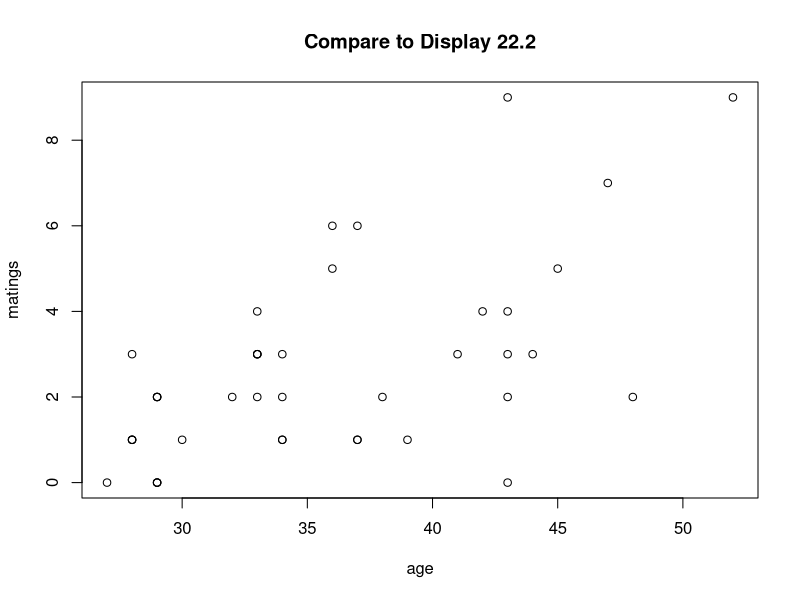
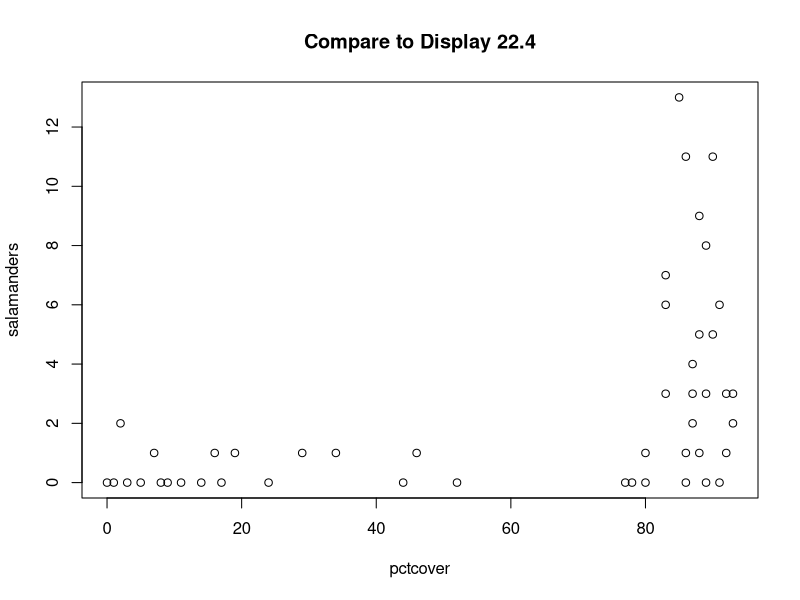
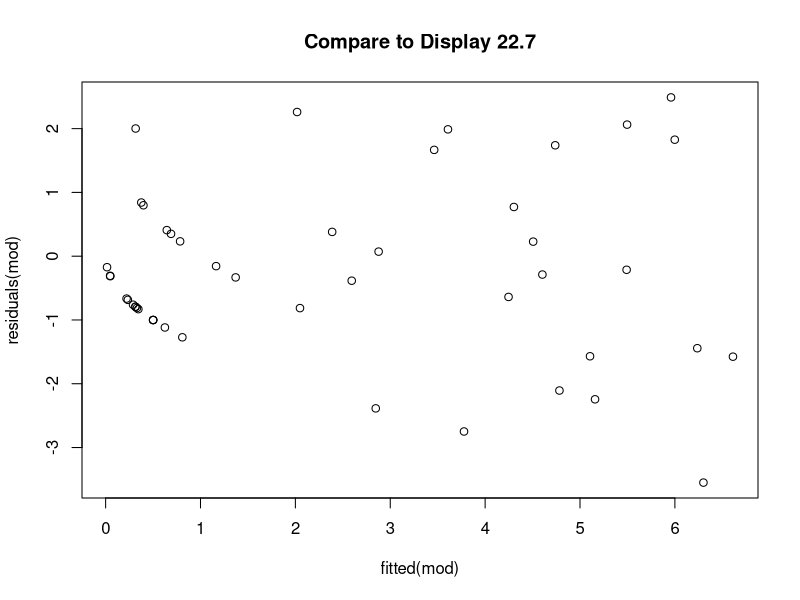
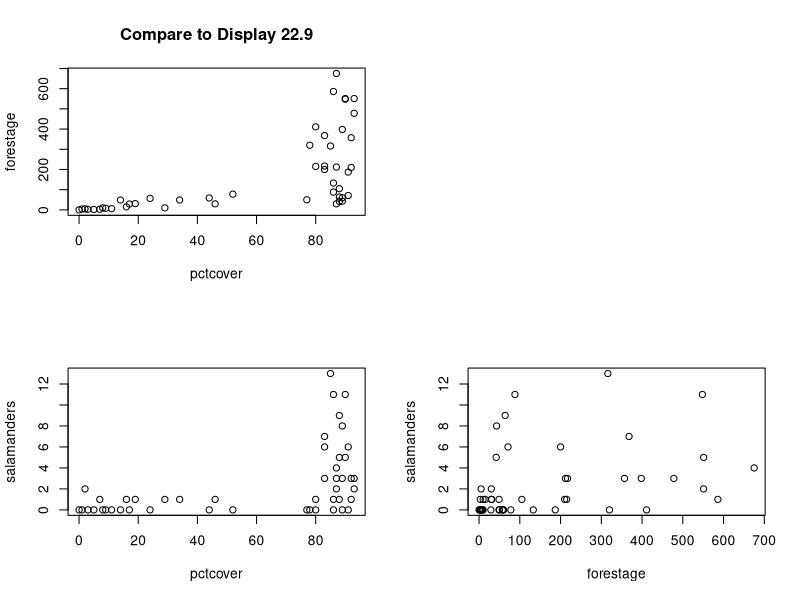

Here is the R script that generated these plots, in order:
setwd("U:\\401A\\sleuth3csv") # or wherever your data are

#######################################################
# Chapter 22                                         
#######################################################

######################## Case 22.01 ##############################

case2201 = read.csv("case2201.csv")
names(case2201) = tolower(names(case2201))
case2201 # Compare to Display 22.1

plot(matings~age, case2201, main="Compare to Display 22.2")


modf = glm(matings~age+I(age^2), poisson, case2201)
summary(modf) # Compare to Display 22.6

modr = glm(matings~age         , poisson, case2201)
summary(modr) # Compare to Display 22.8

# Drop-in-deviance test for squared term
anova(modr, modf, test="Chi") 

# Lack-of-fit test
1-pchisq(modr$deviance, modr$df.residual)

######################## Case 22.02 ##############################

case2202 = read.csv("case2202.csv")
names(case2202) = tolower(names(case2202))
case2202 # Compare to Display 22.3

plot(salamanders~pctcover, case2202, main="Compare to Display 22.4")

case2202$closure = case2202$pctcover>70

mod = glm(salamanders~forestage*pctcover*closure+I(forestage^2)+I(pctcover^2)+
                 closure*I(forestage^2)+closure*I(pctcover^2), poisson, case2202)
summary(mod) # Compare to Display 22.7 and Display 22.10 (full model)

plot(residuals(mod)~fitted(mod), main="Compare to Display 22.7")

par(mfrow=c(2,2))
plot(forestage~pctcover, case2202, main="Compare to Display 22.9")
plot(0,0,type="n", xlab="", ylab="", axes=F)
plot(salamanders~pctcover, case2202)
plot(salamanders~forestage, case2202)

mod = glm(salamanders~pctcover*closure+closure*I(pctcover^2), poisson, case2202)
summary(mod) # Compare to Display 22.10 (reduced model)


                 
